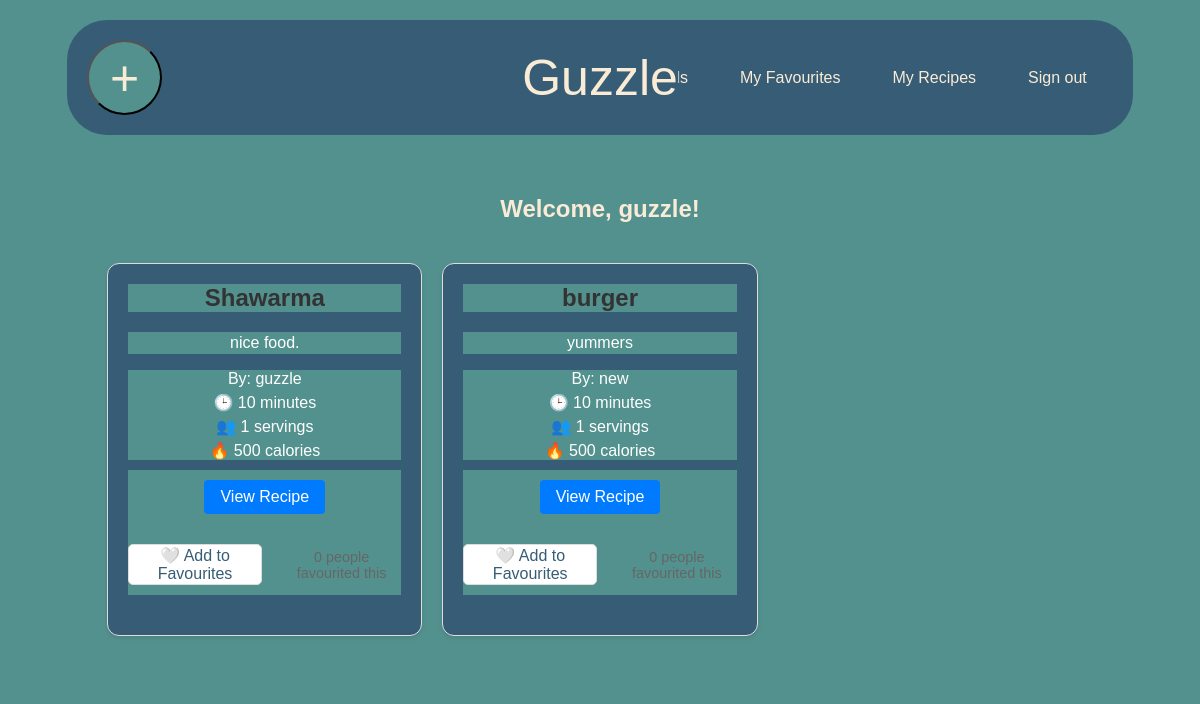
The app's page / (signed in), older data.
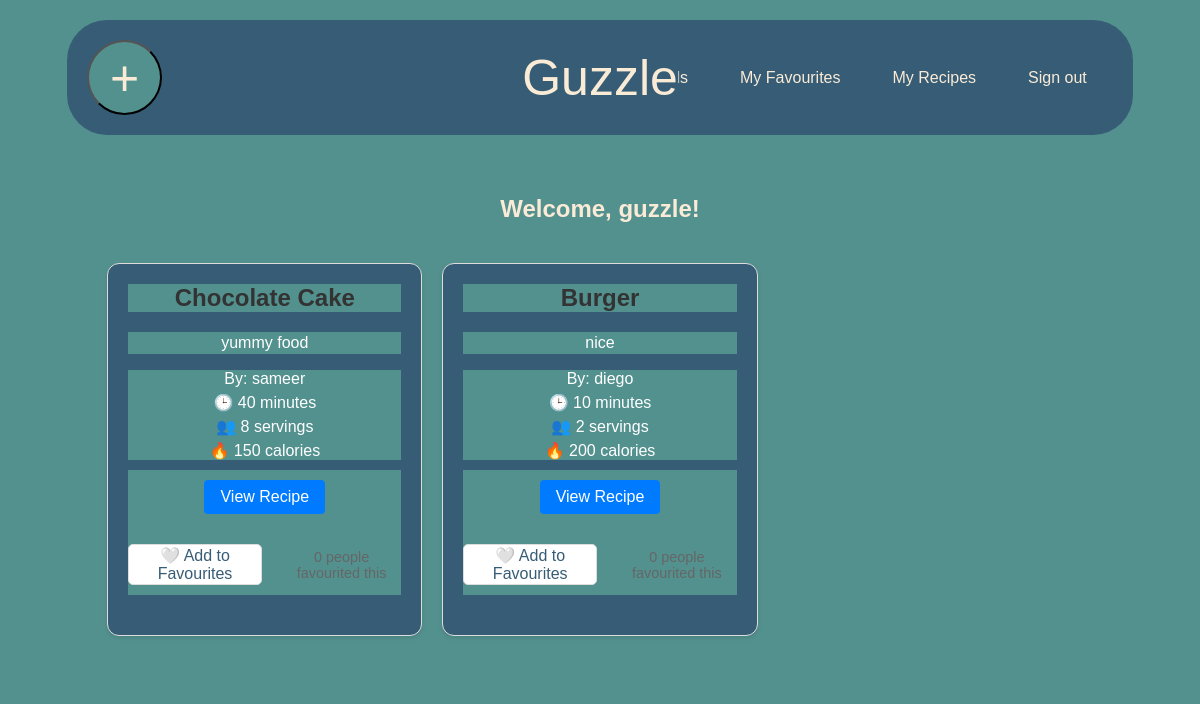
The same page, newer data.
### Recipe/models.py (models this page shows)
class Recipe(models.Model):
   author = models.ForeignKey(User, on_delete=models.CASCADE)
   title = models.CharField(max_length=200)
   description = models.TextField()
   instructions = models.TextField()
   duration = models.IntegerField()
   servings = models.IntegerField()
   calories = models.IntegerField()
   createdAt = models.DateTimeField(auto_now_add=True)
   favourites = models.ManyToManyField(User, through='Favourite', related_name='favourite_recipes')
   def favourite_count(self):
       return self.favourites.count()

### Home/views.py (the view)
# urls.py: 2. Add a URL to urlpatterns:  path('', views.home, name='home')
def home(request):
    recipes = recipeApplication.getAllRecipes()
    context = {'recipes': recipes}
    for recipe in recipes:
        print(recipe.title)
    return render(request, 'homePage.html', context)

### Recipe/application.py (called while the page is built)
    def getAllRecipes(self):
        try:
            print("Getting all recipes")
            recipes = Recipe.objects.all()
            return recipes
        except Exception as e:
            print("Error getting recipes:", e)
            return None

### Home/templates/homePage.html (shortened to what this page needs)
{% load static %}
<!DOCTYPE html>
<html>
<head>
    <link rel="stylesheet" href="{% static 'css/global.css' %}">
    <link rel="stylesheet" href="{% static 'css/homePage.css' %}">
    <link rel="stylesheet" href="{% static 'css/favourites.css' %}"
</head>
<body>
    <div id="header">
        <div id="post-container">
            <a href="{% url 'createRecipe' %}" id="post-button-wrapper">
                <button id="post-button">
                    +
                </button>
            </a>
        </div>
        <div id="title-container">
            <a href="{% url 'home' %}" id="main-title">Guzzle</a>
        </div>
        <div id="account-container">
            {% if user.is_authenticated %}
                <a href="{% url 'myFriends' %}">My Friends</a>
                <a href="{% url 'my_favourites' %}">My Favourites</a>
                <a href="{% url 'myRecipes' %}">My Recipes</a>
                <a href="{% url 'signout' %}">Sign out</a>
            {% else %}
                <a href="{% url 'signup' %}">Sign up</a>
                <a href="{% url 'login' %}">Log in</a>
            {% endif %}
        </div>
    </div>
    <div id="content">
        {% if user.is_authenticated %}
        <h2>Welcome, {{ user.username }}!</h2>
        {% endif %}
        {% if recipes %}
        <div class="recipe-grid">
            {% for recipe in recipes %}
            <div class="recipe-card">
                <h2>{{ recipe.title }}</h2>
                <p class="recipe-description">{{ recipe.description|truncatewords:30 }}</p>
                <div class="recipe-meta">
                    <p>By: {{ recipe.author }}</p>
                    <p>🕒 {{ recipe.duration }} minutes</p>
                    <p>👥 {{ recipe.servings }} servings</p>
                    <p>🔥 {{ recipe.calories }} calories</p>
                </div>
                <div class="recipe-actions">
                    {% if user.is_authenticated %}
                    <a href="{% url 'viewRecipe' recipe.id %}" class="view-recipe-button">
                        View Recipe
                    </a>
                    <div class="favourite-container">
                        <button id="favourite-button-{{ recipe.id }}"
                                onclick="toggleFavourite({{ recipe.id }})"
                                class="favourite-button {% if recipe.favourites.all|length > 0 %}favourited{% endif %}">
                            {% if recipe.favourites.all|length > 0 %}
                            ❤️ Favourited
                            {% else %}
                            🤍 Add to Favourites
                            {% endif %}
                        </button>
                        <span id="favourite-count-{{ recipe.id }}" class="favourite-count">
                                            {{ recipe.favourite_count }} {% if recipe.favourite_count == 1 %}person{% else %}people{% endif %} favourited this
                                        </span>
                    </div>
                    {% else %}
                    <a href="{% url 'login' %}" class="view-recipe-button">
                        Sign in to view recipe
                    </a>
                    {% endif %}
                </div>
            </div>
            {% endfor %}
        </div>
        {% else %}
        <p class="no-recipes">No recipes available yet.</p>
        {% endif %}
    </div>
</body>
</html>

Row changes from the older to the newer data that the page shows:
removed Recipe: title "Shawarma", description "nice food.", author "guzzle", duration "10", servings "1", calories "500", shows "🤍 Add to Favourites", favourite_count "0", shows "people"
removed Recipe: title "burger", description "yummers", author "new", duration "10", servings "1", calories "500", shows "🤍 Add to Favourites", favourite_count "0", shows "people"
added Recipe: title "Chocolate Cake", description "yummy food", author "sameer", duration "40", servings "8", calories "150", shows "🤍 Add to Favourites", favourite_count "0", shows "people"
added Recipe: title "Burger", description "nice", author "diego", duration "10", servings "2", calories "200", shows "🤍 Add to Favourites", favourite_count "0", shows "people"
